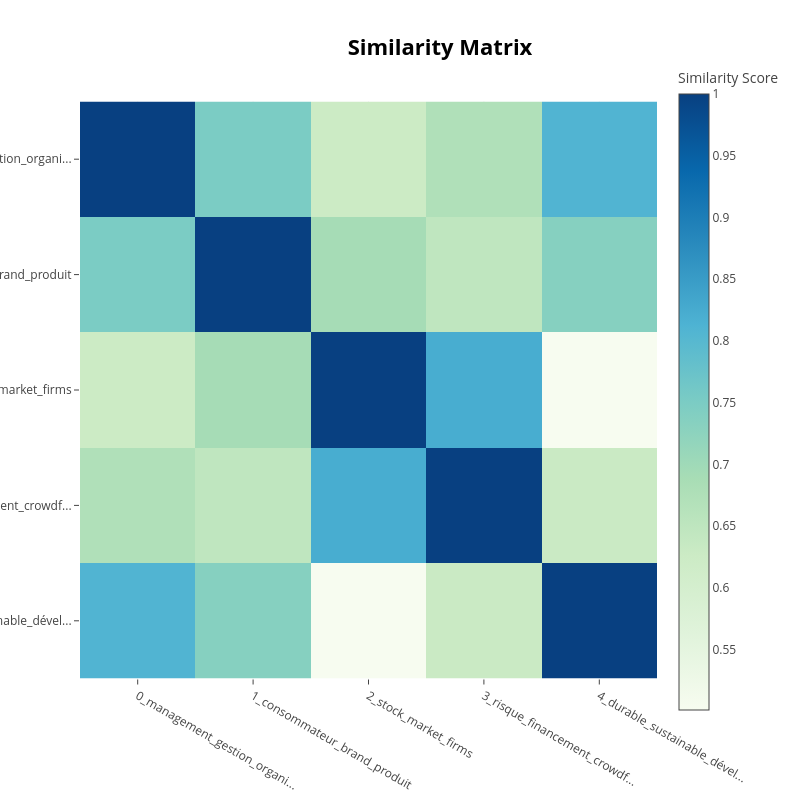

Source (notebook cell):
### Code cell
topic_model.visualize_heatmap()

### Figure 1 — Plotly figure (JSON) as saved in the notebook; plotly's stock layout.template omitted (floating-point values rounded to 4 significant figures)
{"data": [{"coloraxis": "coloraxis", "hovertemplate": "x: %{x}<br>y: %{y}<br>Similarity Score: %{z}<extra></extra>", "name": "0", "type": "heatmap", "x": ["0_management_gestion_organi...", "1_consommateur_brand_produit", "2_stock_market_firms", "3_risque_financement_crowdf...", "4_durable_sustainable_dével..."], "xaxis": "x", "y": ["0_management_gestion_organi...", "1_consommateur_brand_produit", "2_stock_market_firms", "3_risque_financement_crowdf...", "4_durable_sustainable_dével..."], "yaxis": "y", "z": [[1.0, 0.7512, 0.6267, 0.6745, 0.8093], [0.7512, 1.0, 0.6911, 0.6485, 0.735], [0.6267, 0.6911, 1.0, 0.8228, 0.5011], [0.6745, 0.6485, 0.8228, 1.0, 0.6286], [0.8093, 0.735, 0.5011, 0.6286, 1.0]]}], "layout": {"coloraxis": {"colorbar": {"title": {"text": "Similarity Score"}}, "colorscale": [[0, "rgb(247,252,240)"], [0.125, "rgb(224,243,219)"], [0.25, "rgb(204,235,197)"], [0.375, "rgb(168,221,181)"], [0.5, "rgb(123,204,196)"], [0.625, "rgb(78,179,211)"], [0.75, "rgb(43,140,190)"], [0.875, "rgb(8,104,172)"], [1, "rgb(8,64,129)"]]}, "height": 800, "hoverlabel": {"bgcolor": "white", "font": {"family": "Rockwell", "size": 16}}, "legend": {"title": {"text": "Trend"}}, "margin": {"t": 60}, "showlegend": true, "title": {"font": {"color": "Black", "size": 22}, "text": "<b>Similarity Matrix</b>", "x": 0.55, "xanchor": "center", "y": 0.95, "yanchor": "top"}, "width": 800, "xaxis": {"anchor": "y", "constrain": "domain", "domain": [0, 1], "scaleanchor": "y"}, "yaxis": {"anchor": "x", "autorange": "reversed", "constrain": "domain", "domain": [0, 1]}}}
